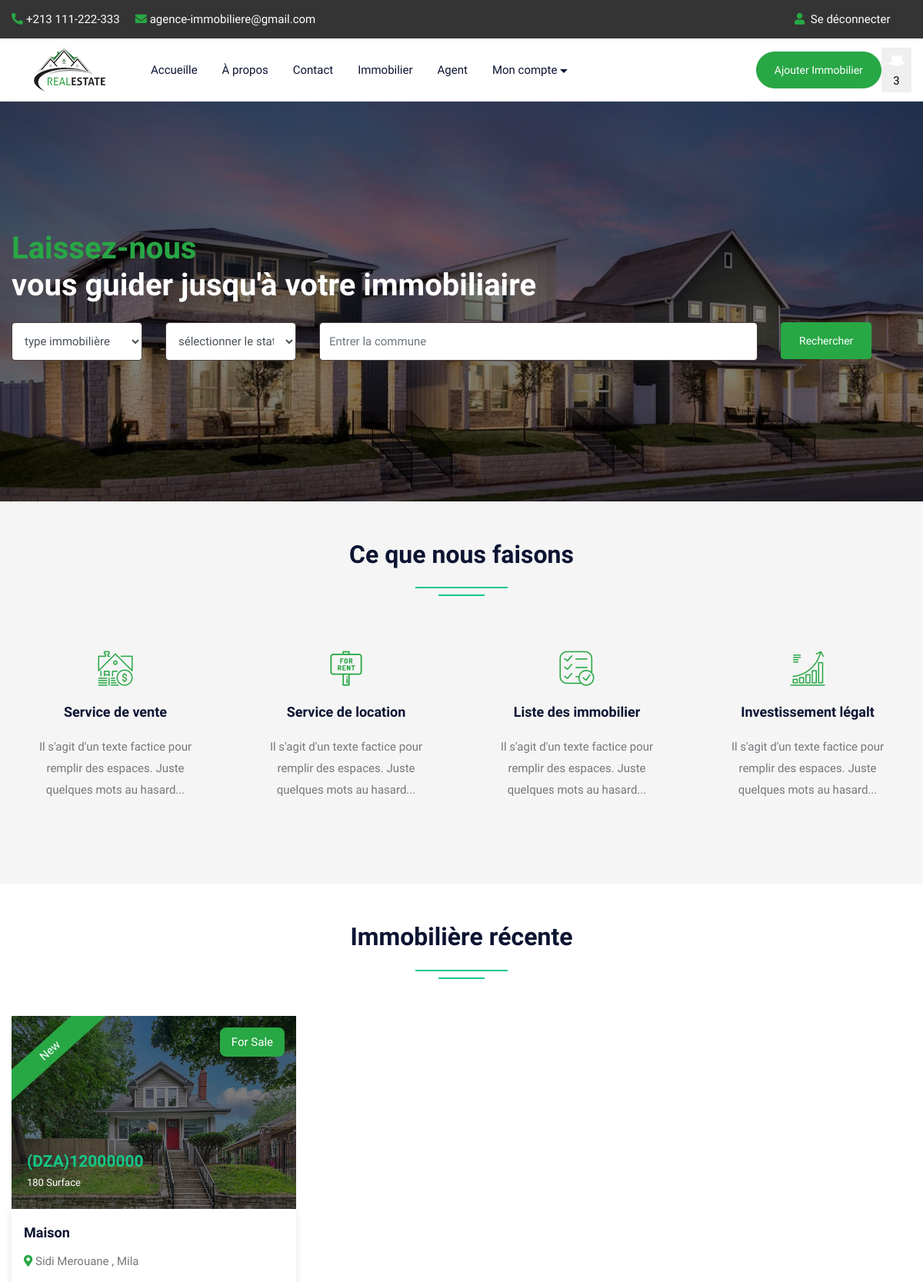
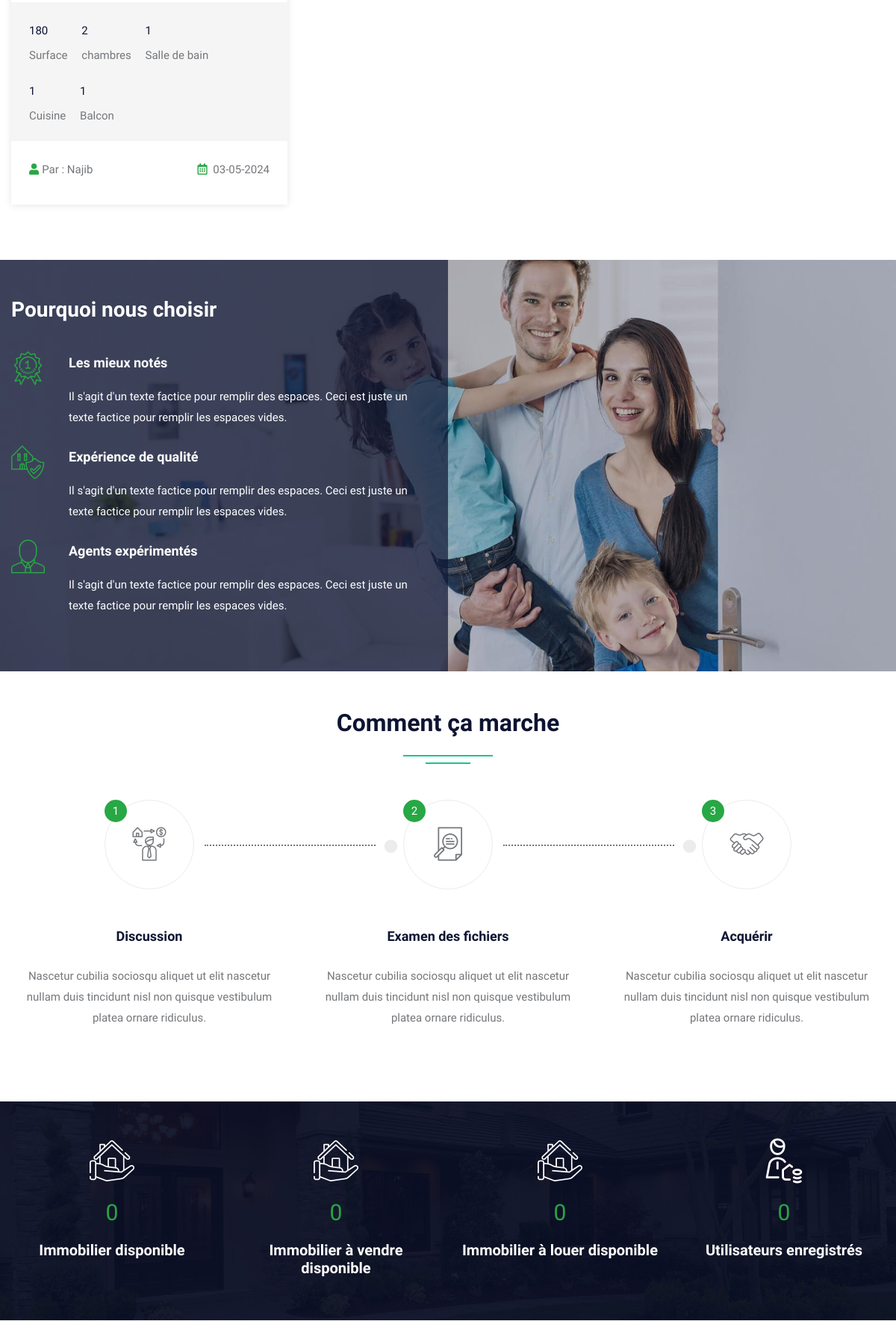
Page /index.php (signed in, upper part) on the committed database (2 pictures, top to bottom).
### tables this page shows
CREATE TABLE `property` (
  `pid` int(50) NOT NULL,
  `title` varchar(200) NOT NULL,
  `pcontent` longtext NOT NULL,
  `type` varchar(100) NOT NULL,
  `bhk` varchar(50) NOT NULL,
  `stype` varchar(100) NOT NULL,
  `bedroom` int(50) NOT NULL,
  `bathroom` int(50) NOT NULL,
  `balcony` int(50) NOT NULL,
  `kitchen` int(50) NOT NULL,
  `hall` int(50) NOT NULL,
  `floor` varchar(50) NOT NULL,
  `size` int(50) NOT NULL,
  `price` int(50) NOT NULL,
  `location` varchar(200) NOT NULL,
  `city` varchar(100) NOT NULL,
  `state` varchar(100) NOT NULL,
  `feature` longtext NOT NULL,
  `pimage` varchar(300) NOT NULL,
  `pimage1` varchar(300) NOT NULL,
  `pimage2` varchar(300) NOT NULL,
  `pimage3` varchar(300) NOT NULL,
  `pimage4` varchar(300) NOT NULL,
  `uid` int(50) NOT NULL,
  `status` varchar(50) NOT NULL,
  `mapimage` varchar(300) NOT NULL,
  `topmapimage` varchar(300) NOT NULL,
  `groundmapimage` varchar(300) NOT NULL,
  `totalfloor` varchar(50) NOT NULL,
  `date` datetime NOT NULL DEFAULT current_timestamp(),
  `isFeatured` int(11) DEFAULT NULL
);

CREATE TABLE `user` (
  `uid` int(50) NOT NULL,
  `uname` varchar(100) NOT NULL,
  `uemail` varchar(100) NOT NULL,
  `uphone` varchar(20) NOT NULL,
  `upass` varchar(50) NOT NULL,
  `utype` varchar(50) NOT NULL,
  `uimage` varchar(300) NOT NULL
);

### index.php (the view, shortened to what the rows shown need)
<!DOCTYPE html>
<html lang="fr">
<head>
<link rel="stylesheet" type="text/css" href="css/bootstrap.min.css">
<link rel="stylesheet" type="text/css" href="css/bootstrap-slider.css">
<link rel="stylesheet" type="text/css" href="css/jquery-ui.css">
<link rel="stylesheet" type="text/css" href="css/layerslider.css">
<link rel="stylesheet" type="text/css" href="css/color.css" id="color-change">
<link rel="stylesheet" type="text/css" href="css/owl.carousel.min.css">
<link rel="stylesheet" type="text/css" href="css/font-awesome.min.css">
<link rel="stylesheet" type="text/css" href="fonts/flaticon/flaticon.css">
<link rel="stylesheet" type="text/css" href="css/style.css">
</head>
<body>
<div id="page-wrapper">
    <div class="row">
		<?php include("include/header.php");?>
        <div class="overlay-black w-100 slider-banner1 position-relative" style="background-image: url('images/banner/rshmpg.jpg'); background-size: cover; background-position: center center; background-repeat: no-repeat;">
            <div class="container h-100">
                <div class="row h-100 align-items-center">
                    <div class="col-lg-12">
                        <div class="text-white">
                            <h1 class="mb-4"><span class="text-success">Laissez-nous </span><br>
                            vous guider jusqu'à votre immobiliaire</h1>
                        </div>
                    </div>
                </div>
            </div>
        </div>
        <div class="full-row bg-gray">
            <div class="container">
                <div class="row">
                    <div class="col-lg-12">
                        <h2 class="text-secondary double-down-line text-center mb-5">Ce que nous faisons</h2></div>
                </div>
            </div>
        </div>
        <div class="full-row">
            <div class="container">
                <div class="row">
                    <div class="col-md-12">
                        <h2 class="text-secondary double-down-line text-center mb-4">Immobilière récente</h2>
                    </div>
                    <div class="col-md-12">
                        <div class="tab-content mt-4" id="pills-tabContent">
                            <div class="tab-pane fade show active" id="pills-home" role="tabpanel" aria-labelledby="pills-home">
                                <div class="row">
									<?php $query=mysqli_query($con,"SELECT property.*, user.uname,user.utype,user.uimage FROM `property`,`user` WHERE property.uid=user.uid ORDER BY date DESC LIMIT 9");
										while($row=mysqli_fetch_array($query))
										{
									?>
                                    <div class="col-md-6 col-lg-4">
                                        <div class="featured-thumb hover-zoomer mb-4">
                                            <div class="overlay-black overflow-hidden position-relative"> <img src="admin/property/<?php echo $row['18'];?>" alt="pimage">
                                                <div class="featured bg-success text-white">New</div>
                                                <div class="sale bg-success text-white text-capitalize">For <?php echo $row['5'];?></div>
                                                <div class="price text-primary"><b>(DZA)<?php echo $row['13'];?> </b><span class="text-white"><?php echo $row['12'];?> Surface</span></div>
                                            </div>
                                            <div class="featured-thumb-data shadow-one">
                                                <div class="p-3">
                                                    <h5 class="text-secondary hover-text-success mb-2 text-capitalize"><a href="propertydetail.php?pid=<?php echo $row['0'];?>"><?php echo $row['1'];?></a></h5>
                                                    <span class="location text-capitalize"><i class="fas fa-map-marker-alt text-success"></i> <?php echo $row['14'];?></span> </div>
                                                <div class="bg-gray quantity px-4 pt-4">
                                                    <ul>
                                                        <li><span><?php echo $row['12'];?></span>Surface</li>
                                                        <li><span><?php echo $row['6'];?></span>chambres</li>
                                                        <li><span><?php echo $row['7'];?></span>Salle de bain</li>
                                                        <li><span><?php echo $row['9'];?></span> Cuisine</li>
                                                        <li><span><?php echo $row['8'];?></span> Balcon</li>
                                                    </ul>
                                                </div>
                                                <div class="p-4 d-inline-block w-100">
                                                    <div class="float-left text-capitalize"><i class="fas fa-user text-success mr-1"></i>Par : <?php echo $row['uname'];?></div>
                                                    <div class="float-right"><i class="far fa-calendar-alt text-success mr-1"></i> <?php echo date('d-m-Y', strtotime($row['date']));?></div>
                                                </div>
                                            </div>
                                        </div>
                                    </div>
									<?php } ?>
                                </div>
                            </div>
                        </div>
                    </div>
                </div>
            </div>
        </div>
        <div class="full-row">
            <div class="container">
                <div class="row">
                    <div class="col-lg-12">
                        <h2 class="text-secondary double-down-line text-center mb-5">Comment ça marche</h2>
                        </div>
                </div>
            </div>
        </div>
    </div>
</div>
</body>
</html>

### rows in the picture
property: pimage (picture), stype "Sale", price "12000000", size "180", title "Maison", location "Sidi Merouane , Mila", bedroom "2", bathroom "1", kitchen "1", balcony "1", uid.uname "Najib", date "03-05-2024"

### other values in the picture
$userNotification['count'] "3"
